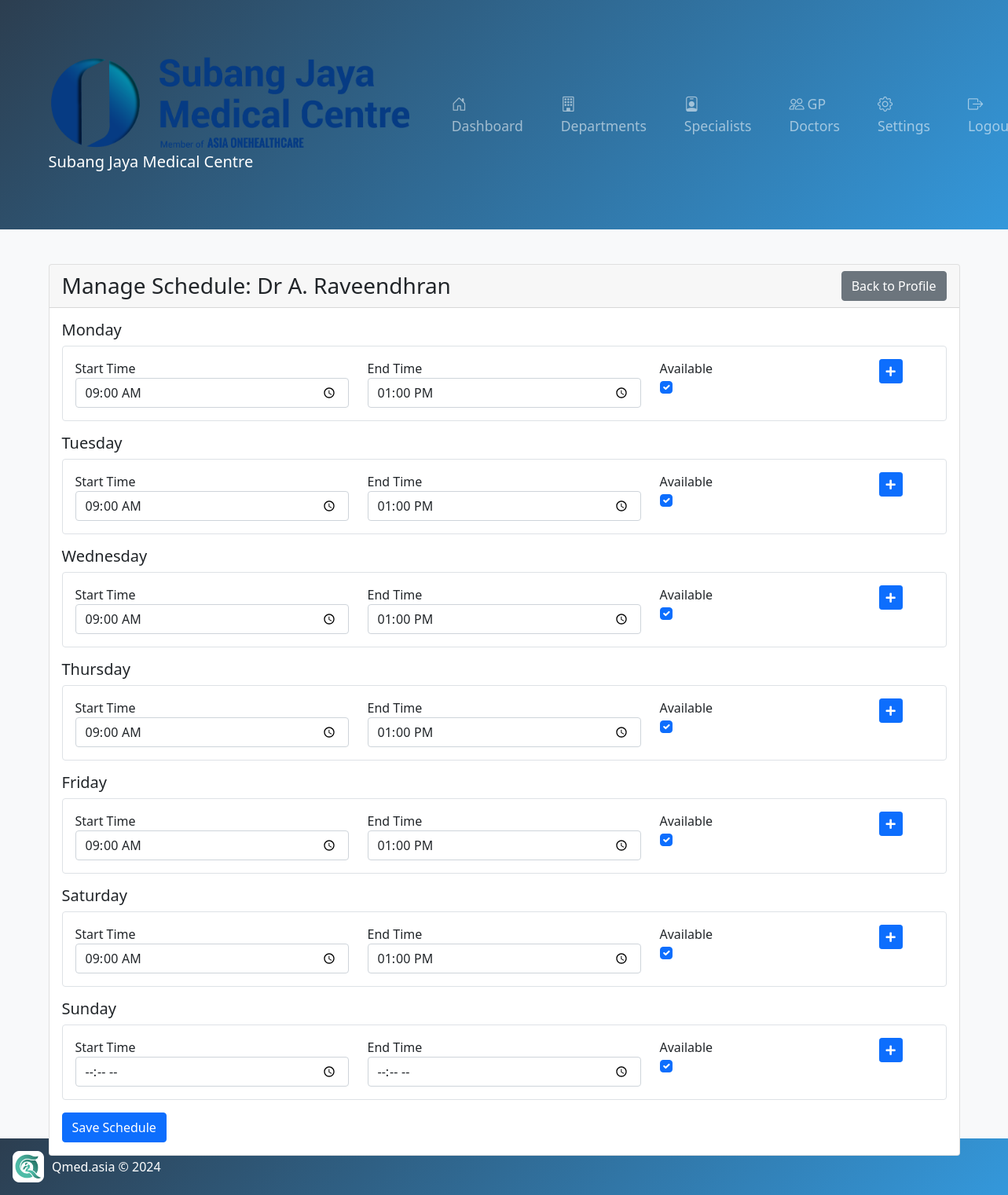
/specialist_availability.php?id=8 (signed in), run on the app's committed database.
### tables this page shows
CREATE TABLE `specialists` (
  `id` int NOT NULL AUTO_INCREMENT,
  `nsr_number` varchar(20) DEFAULT NULL,
  `name` varchar(100) NOT NULL,
  `department_id` int DEFAULT NULL,
  `specialization` varchar(100) DEFAULT NULL,
  `email` varchar(100) DEFAULT NULL,
  `phone` varchar(20) DEFAULT NULL,
  `status` enum('active','inactive') DEFAULT 'active',
  `created_at` timestamp NULL DEFAULT CURRENT_TIMESTAMP,
  `updated_at` timestamp NULL DEFAULT CURRENT_TIMESTAMP ON UPDATE CURRENT_TIMESTAMP,
  `profile` text,
  `picture` varchar(255) DEFAULT NULL,
  `password` varchar(255) DEFAULT NULL,
  PRIMARY KEY (`id`),
  UNIQUE KEY `nsr_number` (`nsr_number`),
  UNIQUE KEY `email` (`email`),
  KEY `department_id` (`department_id`),
  CONSTRAINT `specialists_ibfk_1` FOREIGN KEY (`department_id`) REFERENCES `departments` (`id`)
);

CREATE TABLE `specialist_schedule` (
  `id` int NOT NULL AUTO_INCREMENT,
  `specialist_id` int NOT NULL,
  `day_of_week` int NOT NULL,
  `start_time` time NOT NULL,
  `end_time` time NOT NULL,
  `is_available` tinyint(1) DEFAULT '1',
  `created_at` timestamp NULL DEFAULT CURRENT_TIMESTAMP,
  `updated_at` timestamp NULL DEFAULT CURRENT_TIMESTAMP ON UPDATE CURRENT_TIMESTAMP,
  PRIMARY KEY (`id`),
  KEY `specialist_id` (`specialist_id`),
  CONSTRAINT `specialist_schedule_ibfk_1` FOREIGN KEY (`specialist_id`) REFERENCES `specialists` (`id`) ON DELETE CASCADE
);

### specialist_availability.php (the view, shortened to what this page needs)
<?php
$conn = require 'config/db.php';
$specialist_id = isset($_GET['id']) ? (int)$_GET['id'] : 0;
try {
    $stmt = $conn->prepare("SELECT name FROM specialists WHERE id = ?");
    $stmt->execute([$specialist_id]);
    $specialist = $stmt->fetch(PDO::FETCH_ASSOC);
    $stmt = $conn->prepare("
        SELECT * FROM specialist_schedule
        WHERE specialist_id = ?
        ORDER BY day_of_week, start_time
    ");
    $stmt->execute([$specialist_id]);
    $schedules = $stmt->fetchAll(PDO::FETCH_ASSOC);
} catch(PDOException $e) {
    error_log("Database error: " . $e->getMessage());
    $error_message = "An error occurred while fetching the schedule.";
}
?>
<!DOCTYPE html>
<html lang="en">
<head>
    <link href="https://cdn.jsdelivr.net/npm/bootstrap@5.1.3/dist/css/bootstrap.min.css" rel="stylesheet">
    <link rel="stylesheet" href="https://cdnjs.cloudflare.com/ajax/libs/font-awesome/6.0.0/css/all.min.css">
</head>
<body class="bg-light">
    <?php include 'includes/navbar.php'; ?>
    <div class="container mt-4">
        <div class="card">
            <div class="card-header d-flex justify-content-between align-items-center">
                <h3 class="mb-0">Manage Schedule: <?php echo htmlspecialchars($specialist['name']); ?></h3>
                <a href="view_specialist.php?id=<?php echo $specialist_id; ?>" class="btn btn-secondary">Back to Profile</a>
            </div>
            <div class="card-body">
                <form method="POST">
                    <?php
                    $days = ['Monday', 'Tuesday', 'Wednesday', 'Thursday', 'Friday', 'Saturday', 'Sunday'];
                    foreach ($days as $index => $day):
                    ?>
                    <div class="schedule-row">
                        <h5><?php echo $day; ?></h5>
                        <div class="time-slots" data-day="<?php echo $index + 1; ?>">
                            <?php
                            $daySchedules = array_filter($schedules, function($schedule) use ($index) {
                                return $schedule['day_of_week'] == ($index + 1);
                            });
                            if (empty($daySchedules)):
                            ?>
                            <div class="time-slot">
                                <div class="row">
                                    <div class="col-md-4">
                                        <label>Start Time</label>
                                        <input type="time" name="schedule[<?php echo $index + 1; ?>][0][start]" class="form-control">
                                    </div>
                                    <div class="col-md-4">
                                        <label>End Time</label>
                                        <input type="time" name="schedule[<?php echo $index + 1; ?>][0][end]" class="form-control">
                                    </div>
                                    <div class="col-md-3">
                                        <label>Available</label>
                                        <div class="form-check">
                                            <input type="checkbox" name="schedule[<?php echo $index + 1; ?>][0][available]" class="form-check-input" checked>
                                        </div>
                                    </div>
                                    <div class="col-md-1">
                                        <button type="button" class="btn btn-primary btn-sm add-slot" data-day="<?php echo $index + 1; ?>">
                                            <i class="fas fa-plus"></i>
                                        </button>
                                    </div>
                                </div>
                            </div>
                            <?php
                            else:
                                foreach ($daySchedules as $slotIndex => $slot):
                            ?>
                            <div class="time-slot">
                                <div class="row">
                                    <div class="col-md-4">
                                        <label>Start Time</label>
                                        <input type="time"
                                               name="schedule[<?php echo $index + 1; ?>][<?php echo $slotIndex; ?>][start]"
                                               class="form-control"
                                               value="<?php echo htmlspecialchars($slot['start_time']); ?>">
                                    </div>
                                    <div class="col-md-4">
                                        <label>End Time</label>
                                        <input type="time"
                                               name="schedule[<?php echo $index + 1; ?>][<?php echo $slotIndex; ?>][end]"
                                               class="form-control"
                                               value="<?php echo htmlspecialchars($slot['end_time']); ?>">
                                    </div>
                                    <div class="col-md-3">
                                        <label>Available</label>
                                        <div class="form-check">
                                            <input type="checkbox"
                                                   name="schedule[<?php echo $index + 1; ?>][<?php echo $slotIndex; ?>][available]"
                                                   class="form-check-input"
                                                   <?php echo $slot['is_available'] ? 'checked' : ''; ?>>
                                        </div>
                                    </div>
                                    <div class="col-md-1">
                                        <?php if ($slotIndex === array_key_first($daySchedules)): ?>
                                            <button type="button" class="btn btn-primary btn-sm add-slot" data-day="<?php echo $index + 1; ?>">
                                                <i class="fas fa-plus"></i>
                                            </button>
                                        <?php else: ?>
                                            <button type="button" class="btn btn-danger btn-sm remove-slot">
                                                <i class="fas fa-minus"></i>
                                            </button>
                                        <?php endif; ?>
                                    </div>
                                </div>
                            </div>
                            <?php
                                endforeach;
                            endif;
                            ?>
                        </div>
                    </div>
                    <?php endforeach; ?>
                    <button type="submit" class="btn btn-primary">Save Schedule</button>
                </form>
            </div>
        </div>
    </div>
</body>
</html>

### specialist_availability.php (style rules this page uses)
.schedule-row { margin-bottom: 1rem; }
.time-slot { border: 1px solid #dee2e6; padding: 1rem; margin-bottom: 1rem; border-radius: 0.25rem; }

### includes/navbar.php (style rules this page uses)
:root { --primary-color: #2c3e50; --secondary-color: #3498db; }
body { background-color: #f8f9fa; font-family: 'Segoe UI', Tahoma, Geneva, Verdana, sans-serif; }
.container { max-width: 1200px; margin: 30px auto; padding: 20px; }

### data on the page
specialists: name "Dr A. Raveendhran"
specialist_schedule: start_time "09:00:00", end_time "13:00:00", is_available "☑"
specialist_schedule: start_time "09:00:00", end_time "13:00:00", is_available "☑"
specialist_schedule: start_time "09:00:00", end_time "13:00:00", is_available "☑"
specialist_schedule: start_time "09:00:00", end_time "13:00:00", is_available "☑"
specialist_schedule: start_time "09:00:00", end_time "13:00:00", is_available "☑"
specialist_schedule: start_time "09:00:00", end_time "13:00:00", is_available "☑"

### other printed values
$hospitalSettings['hospital_name'] "Subang Jaya Medical Centre"
$day "Monday"
$day "Tuesday"
$day "Wednesday"
$day "Thursday"
$day "Friday"
$day "Saturday"
$day "Sunday"
